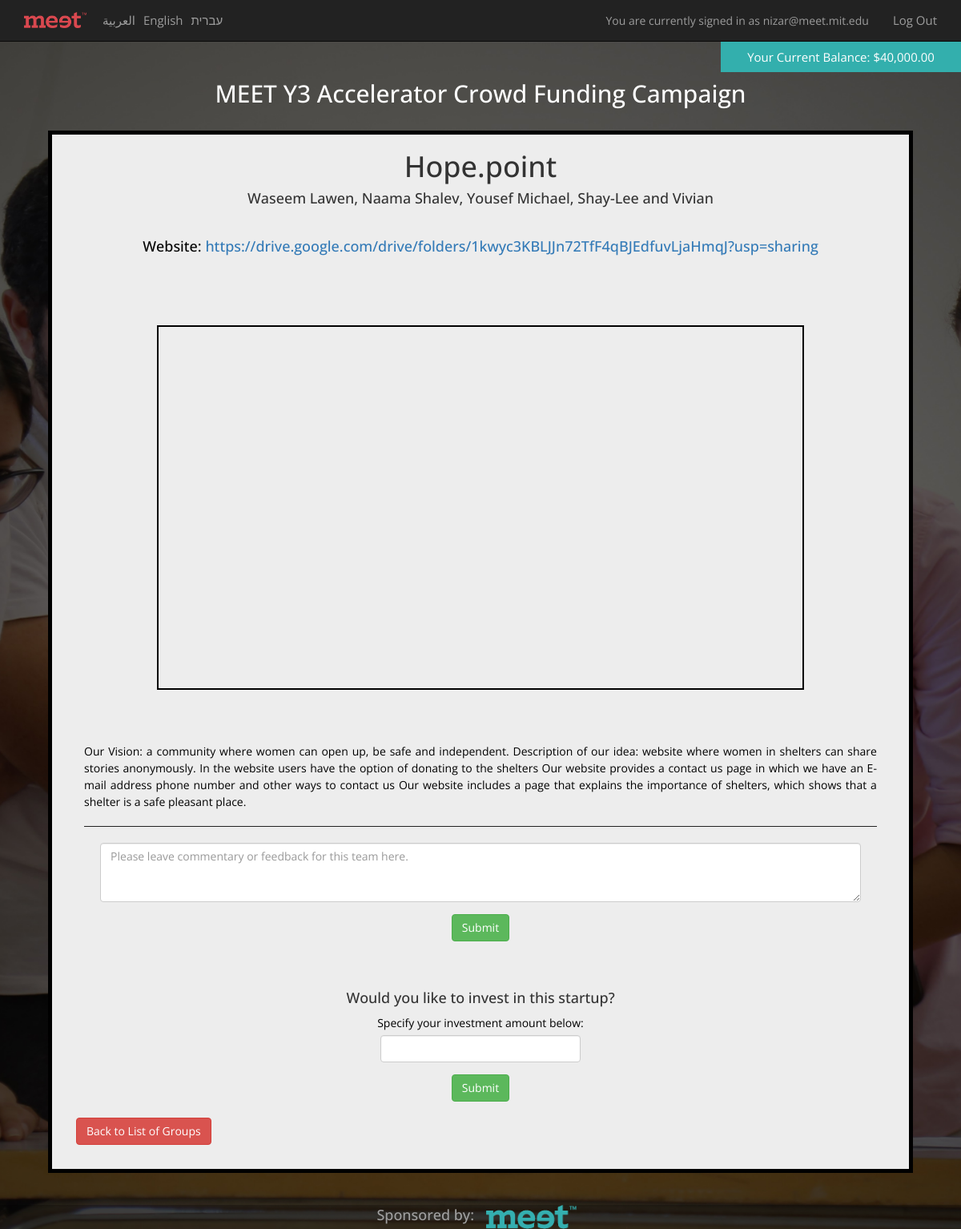
/product/13 (signed in), run on the app's committed database.
### models.py (models this page shows, shortened)
class Wallet(Base):
	__tablename__ = 'wallet'
	id = Column(Integer, primary_key=True)
	initial_value = Column(Float)
	current_value = Column(Float)
	user_id = Column(Integer, ForeignKey('user.id'))
	user = relationship("User",back_populates="wallet")
	investments = relationship("Investment", back_populates="wallet")

class Team(Base):
        __tablename__ = 'team'
        id = Column(Integer, primary_key=True)
        name = Column(String(255))
        photo = Column(String(255), unique=False)
        students = relationship("User", back_populates = "team")
        product = relationship("Product",uselist=False, back_populates = "team")
        email = Column(String(255))
        password = Column(String(255))

class Product(Base):
	__tablename__ = 'product'
	id = Column(Integer, primary_key=True)
	comments = relationship("Comment", back_populates = "product")
	team_id = Column(Integer, ForeignKey('team.id'))
	team = relationship("Team", back_populates="product")
	team_members = Column(String(255))
	investments = relationship("Investment", back_populates= "product")
	photo = Column(String(255), unique = False)
	video = Column(String(255), unique = False)
	description_en = Column(String)
	description_ar = Column(String)
	description_he = Column(String)
	website_url = Column(String(255))

### webapp.py (the view)
@app.route("/product/<int:product_id>")
def showProduct(product_id):
	if check_valid_time() != "valid":
			return check_valid_time()
	if 'language' not in login_session:
			login_session['language'] = 'en'
	if 'id' not in login_session:
			return redirect(url_for('login'))
	product = get_prod_by_id(product_id)
	wallet = get_user_wallet(login_session['id'])
	return render_template('productPage.html', product = product, wallet = wallet)

### database.py (called while the page is built)
def get_user_wallet(user_id):
    return session.query(Wallet).filter_by(user_id = user_id).one_or_none()

def get_prod_by_id(product_id):
        return session.query(Product).filter_by(id = product_id).one()

def get_start_date():
    return session.query(Timeline).first().start_date.date()

def get_end_date():
    return session.query(Timeline).first().end_date.date()

### webapp.py (called while the page is built)
def check_valid_time():
	if 'group' not in login_session:
			return redirect(url_for('/'))
	if login_session['group'] in ['student','administrator']: #students and admins can access pages before hand.
			return 'valid'
	now = datetime.datetime.now().date()
	if now < get_start_date():
			flash(Markup("The campaign has not started. Sign up to be notified when it does."))
			return redirect("/")
	elif now > get_end_date():
			return redirect("/")
	return 'valid'

### templates/productPage.html (shortened to what this page needs)
{% extends "layout.html" %}
{% block body %}
{% if session['language'] == 'he' %}
	<div class="two" class="right-align">
		<h1>{{product.team.name}}</h1>
		{%if product.team_members != None %}
			<div id="team-members">
				<h4>{{product.team_members}}</h4><br>
			</div>
		{%endif%}
		{%if product.website_url != None %}
			<div id="product-url">
				<h4>אתר: <a href={{product.website_url}} target="_blank">{{product.website_url}}</a></h4><br>
			</div>
		{%endif%}
		<div class="video-container"><iframe class="video_desktop" width="600" height="334" src="{{product.video}}" allowfullscreen>
		</iframe></div>
		<div class=" mainco">
			<p>
				{{product.description_he}}
			</p>
			<hr>
			{% if session['group'] == 'silver' or session['group'] == 'gold'%}
				<div class="invest-form">
					<form action = "{{url_for('addComment', team_id = product.team_id)}}" method = 'post'>
						<div class="form-group">
							<textarea name='commentary' class="form-control" rows="3" placeholder="אנא השאר תגובה או ביקורת לקבוצה כאן."></textarea>
						</div>
						<button type="submit" class="submitproduct btn btn-success">שלח</button>
					</form>
				</div>
				<br>
			{%endif%}
			<div class="invest-form">
				<form action="{{ url_for('makeAnInvestment', product_id = product.id) }}" method = 'post'>
					<h4>האם ברצונך להשקיע בסטארט-אפ זה? הגדר את סכום השקעתך למטה:</h4>
					<div class="form-group">
						<input id="invest-amount" class="number form-control" type="number" name="amount">
					</div>
					<button type="submit" class="submitproduct btn btn-success">שלח</button>
				</form>
			</div>
		</div>
		<div id="back-btn">
			<a href="/products">
				<button class="btn btn-danger">חזרה לרשימת הקבוצות</button>
			</a>
		</div>
	</div>
{% else %}
	<div class="two">
		<h1>{{product.team.name}}</h1>
		{%if product.team_members != None %}
			<div id="team-members">
				<h4>{{product.team_members}}</h4><br>
			</div>
		{%endif%}
		{%if product.website_url != None %}
			<div id="product-url">
				<h4>Website: <a href={{product.website_url}} target="_blank">{{product.website_url}}</a></h4><br>
			</div>
		{%endif%}
		<div class="video-container"><iframe class="video_desktop" width="600" height="334" src="{{product.video}}" allowfullscreen>
		</iframe></div>
		<div class=" mainco">
			<p>
				{{product.description_en}}
			</p>
			<hr>
			{% if session['group'] == 'silver' or session['group'] == 'gold'%}
				<div class="invest-form">
					<form action = "{{url_for('addComment', team_id = product.team_id)}}" method = 'post'>
						<div class="form-group">
							<textarea name='commentary' class="form-control" rows="3" placeholder="Please leave commentary or feedback for this team here."></textarea>
						</div>
						<button type="submit" class="submitproduct btn btn-success">Submit</button>
					</form>
				</div>
				<br>
			{%endif%}
			<div class="invest-form">
				<form action="{{ url_for('makeAnInvestment', product_id = product.id) }}" method = 'post'>
					<h4>Would you like to invest in this startup?</h4>
					<div class="form-group">
						<p> Specify your investment amount below: </p>
						<input id="invest-amount" class="number form-control" type="number" name="amount">
					</div>
					<button type="submit" class="submitproduct btn btn-success">Submit</button>
				</form>
			</div>
		</div>
		<div id="back-btn">
			<a href="/products">
				<button class="btn btn-danger">Back to List of Groups</button>
			</a>
		</div>
	</div>
{%endif%}
{%endblock%}

### templates/layout.html (shortened to what this page needs)
<!doctype html>
<html lang="en">
<head>
  <link rel="stylesheet" href="https://maxcdn.bootstrapcdn.com/bootstrap/3.3.7/css/bootstrap.min.css">
  <link rel="stylesheet" href="{{url_for('static', filename='style.css')}}">
</head>
<body>
  <nav class="navbar navbar-inverse navbar-fixed-top">
    <div class="container">
      <div class="navbar-header">
        <a class="navbar-brand" href="/brandClick">
          <img alt="Brand Meet_Logoredv" src="{{url_for('static', filename='meet_logo_1.png')}}" style="max-height: 100%;">
        </a>
      </div>
      <div class="collapse navbar-collapse" id="navbar-collapse-1">
        <ul class="nav navbar-nav navbar-left flags">
          <li><a href="{{url_for('changeLanguage', language = 'ar')}}">العربية</a></li>
          <li><a href="{{url_for('changeLanguage', language = 'en')}}">English</a></li>
          <li><a href="{{url_for('changeLanguage', language = 'he')}}">עברית</a></li>
        </ul>
        <div class="navbar-right">
        {% if 'id' in session %}
          <div class="navbar-text" id="userbox">
            {%if session['language'] == 'he'%}
                {{session['email']}}  הנך כרגע מחובר כ
              </div>
              <ul class="nav navbar-nav">
                <li><a href = "{{url_for('logout')}}"> התנתק </a></li>
              </ul>
            {%elif session['language']=='ar'%}
                {{session['email']}} تم تسجيل الدخول بإسم
              </div>
              <ul class="nav navbar-nav">
                <li><a href = "{{url_for('logout')}}">تسجيل الخروج</a></li>
              </ul>
            {%else%}
                You are currently signed in as {{session['email']}}
              </div>
              <ul class="nav navbar-nav">
                <li><a href = "{{url_for('logout')}}">Log Out</a></li>
              </ul>
            {%endif%}
        {%endif%}
        </div>
      </div>
    </div>
  </nav>
  <div class="logo">
    <h2>MEET Y3 Accelerator Crowd Funding Campaign</h2>
  </div>
    {% if wallet is defined and wallet.current_value is defined%}
      <div id='account_balance'>
        {% if session['language'] == 'he'%}
          <p> יתרת חשבונך כרגע היא: {{"${:,.2f}".format(wallet.current_value)}}</p>
        {%elif session['language'] == 'ar'%}
          <p> رصيدك الحالي : {{"${:,.2f}".format(wallet.current_value)}}</p>
        {%else%}
          <p> Your Current Balance: {{"${:,.2f}".format(wallet.current_value)}}</p>
        {%endif%}
      </div>
    {%endif%}
  {% block body %}
  {% endblock %}
  <footer>
    <h4 style="display: inline; color: #A0A0A0;"> Sponsored by: </h4>
    <a href="http://meet.mit.edu"><img id="meet-img" class="footer" src="{{url_for('static', filename='meet.png')}}" height="30px"></a>
  </footer>
</body>
</html>

### static/style.css (style rules this page uses)
html { font-family: 'Open Sans', sans-serif; background: url(../static/background2.jpg) no-repeat center center fixed; -webkit-background-size: cover; -moz-background-size: cover; -o-background-size: cover; background-size: cover; margin: 0px; }
body { padding-top: 50px; padding-bottom: 70px; margin: 0px; font-family: 'Open Sans', sans-serif; line-height: 1.5; background: none; }
.flags>li>a { color: #fff; padding-left: 5px; padding-right: 5px; font-family: 'Open Sans', sans-serif; }
.logo { display: block; text-align: center; padding-top: 30px; padding-bottom: 20px; }
p { color: #fff; margin: 0px; }
h2 { font-family: 'Open Sans', sans-serif; color: #fff; }
#account_balance { margin: auto; background-color: #33afad; width: 25%; min-width: 270px; font-size: 15px; text-align: center; padding: 10px; height: 40px; position: fixed; top: 50px; right: 0; z-index: 200; }
#back-btn { text-align: left; }
.two { margin: auto; padding: 0 30px 30px 30px; text-align: center; background: #ededed;; border: 5px solid black; width: 90%; }
.mainco { text-align: justify; margin: 1%; background: #ededed; }
.mainco p { color: black; background: #ededed; }
#product-url { color: black; text-align: center; }
.video_desktop { border: 2px solid black; }
.video-container { position: relative; padding-bottom: 56.25%; height: 0; overflow: hidden; }
.video-container iframe, .video-container object, .video-container embed { position: absolute; top: 10%; left: 10%; width: 80%; height: 80%; }
.invest-form { text-align: center; margin: 20px; }
input.number { margin: auto; margin-top: 5px; max-width: 250px; }
hr { border-color: #222; }
iframe { border: 0px; }
ul li { line-height: 34px; color: #fff; font-size: 15px; font-family: 'Open Sans', sans-serif; }
footer { vertical-align: top; width: 100%; background: rgba(0, 0, 0, 0.25); text-align: center; position: fixed; bottom: 0px; z-index: -100; }
img.footer { padding-left: 10px; padding-right: 10px; }

### data on the page
Wallet: current_value "$40,000.00"
Team: team.name "Hope.point"
Product: team_members "Waseem Lawen, Naama Shalev, Yousef Michael, Shay-Lee and Vivian", website_url "https://drive.google.com/drive/folders/1kwyc3KBLJJn72TfF4qBJEdfuvLjaHmqJ?usp=sharing", description_en "Our Vision: a community where women can open up, be safe and independent. Description of our idea: website where women in shelters can share stories anonymously. In the website users have the option of donating to the shelters Our website provides a contact us page in which we have an E-mail address phone number and other ways to contact us Our website includes a page that explains the importance of shelters, which shows that a shelter is a safe pleasant place."

### other printed values
{{ session['email'] }} "nizar@meet.mit.edu"
